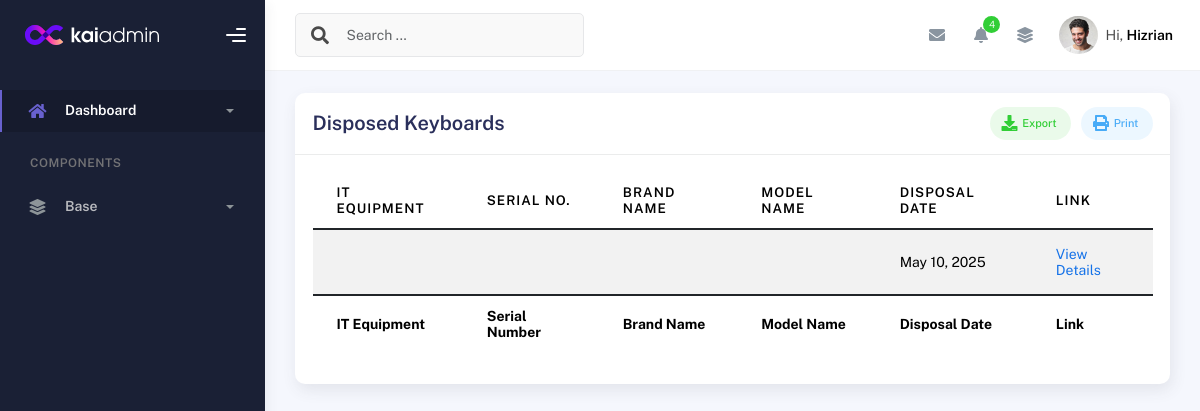
Page /disposed_keyboards/ on the earlier database version.
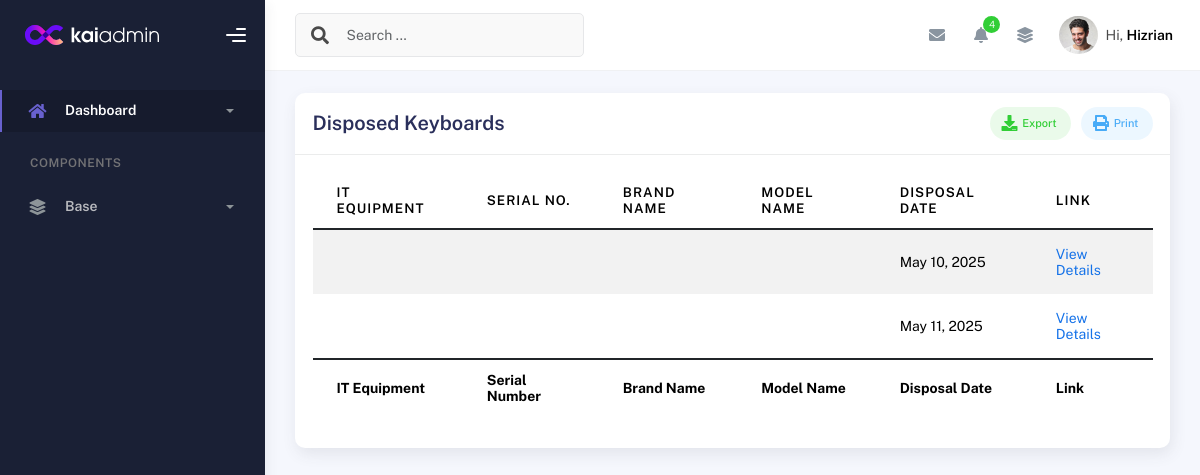
Same page on the later database version.
### inventory/models.py (models this page shows, shortened)
class DisposedKeyboard(models.Model):
    keyboard_dispose_db = models.ForeignKey(KeyboardDetails, on_delete=models.CASCADE)
    desktop_package = models.ForeignKey(Desktop_Package, related_name='keyboards_details', on_delete=models.CASCADE, null=True)
    disposed_under = models.ForeignKey(DisposedDesktopDetail, on_delete=models.CASCADE, related_name="disposed_keyboards", null=True, blank=True)
    disposal_date = models.DateField(default=timezone.now)

### inventory/views.py (the view)
# urls.py: path('disposed_keyboards/', views.disposed_keyboards, name='disposed_keyboards'),
def disposed_keyboards(request):
    disposed_keyboards = DisposedKeyboard.objects.all()
    return render(request, 'disposed_keyboards.html', {'disposed_keyboards': disposed_keyboards})

### templates/disposed_keyboards.html (shortened to what this page needs)
{% extends 'base.html' %}
{% block content %}
<div class="container">
  <div class="page-inner">
    <div class="row">
      <div class="col-md-12">
        <div class="card">
          <div class="card-header">
            <div class="card-head-row">
              <h4 class="card-title">Disposed Keyboards</h4>
              <div class="card-tools">
                <a href="#" class="btn btn-label-success btn-round btn-sm me-2">
                  Export
                </a>
                <a href="#" class="btn btn-label-info btn-round btn-sm">
                  Print
                </a>
              </div>
            </div>
          </div>
          <div class="card-body">
            <div class="table-responsive">
              <table id="disposed-keyboards-table" class="display table table-striped table-hover">
                <thead>
                  <tr>
                    <th>IT Equipment</th>
                    <th>Serial No.</th>
                    <th>Brand Name</th>
                    <th>Model Name</th>
                    <th>Disposal Date</th>
                    <th>Link</th>
                  </tr>
                </thead>
                <tfoot>
                  <tr>
                    <th>IT Equipment</th>
                    <th>Serial Number</th>
                    <th>Brand Name</th>
                    <th>Model Name</th>
                    <th>Disposal Date</th>
                    <th>Link</th>
                  </tr>
                </tfoot>
                <tbody>
                  {% for disposed_keyboard in disposed_keyboards %}
                  <tr>
                    <td>{{ disposed_keyboard.keyboard.desktop_package }}</td>
                    <td>{{ disposed_keyboard.keyboard.keyboard_sn }}</td>
                    <td>{{ disposed_keyboard.keyboard.brand }}</td>
                    <td>{{ disposed_keyboard.keyboard.model }}</td>
                    <td>{{ disposed_keyboard.disposal_date }}</td>
                    <td>
                      <a href="{% url 'desktop_detailed_view' disposed_keyboard.keyboard.desktop_package.id %}">
                        <span class="sub-item">View Details</span>
                      </a>
                    </td>
                  </tr>
                  {% endfor %}
                </tbody>
              </table>
            </div>
          </div>
        </div>
      </div>
    </div>
  </div>
</div>
{% endblock %}

### templates/base.html (shortened to what this page needs)
{% load static %}
<link href="https://stackpath.bootstrapcdn.com/bootstrap/5.1.3/css/bootstrap.min.css" rel="stylesheet">
<link href="https://cdnjs.cloudflare.com/ajax/libs/font-awesome/5.15.4/css/all.min.css" rel="stylesheet">
<!DOCTYPE html>
<html lang="en">
  <head>
    {% block head %}
    <link rel="stylesheet" href="{% static 'css/bootstrap.min.css' %}">
    <link rel="stylesheet" href="{% static 'css/plugins.min.css' %}">
    <link rel="stylesheet" href="{% static 'css/kaiadmin.min.css' %}">
    {% endblock %}
  </head>
  <body>
    {% block sidebar %}
    <div class="wrapper">
      <div class="sidebar" data-background-color="dark">
        <div class="sidebar-logo">
          <div class="logo-header" data-background-color="dark">
              <img
                src="{% static 'img/kaiadmin/logo_light.svg' %}"
                alt="navbar brand"
                class="navbar-brand"
                height="20"
              />
            <div class="nav-toggle">
              <button class="btn btn-toggle toggle-sidebar">
                <i class="gg-menu-right"></i>
              </button>
            </div>
          </div>
        </div>
        <div class="sidebar-wrapper scrollbar scrollbar-inner">
          <div class="sidebar-content">
            <ul class="nav nav-secondary">
              <li class="nav-item active">
                <a
                  data-bs-toggle="collapse"
                  href="#dashboard"
                  class="collapsed"
                  aria-expanded="false"
                >
                  <i class="fas fa-home"></i>
                  <p>Dashboard</p>
                  <span class="caret"></span>
                </a>
              </li>
              <li class="nav-section">
                <h4 class="text-section">Components</h4>
              </li>
              <li class="nav-item">
                <a data-bs-toggle="collapse" href="#base">
                  <i class="fas fa-layer-group"></i>
                  <p>Base</p>
                  <span class="caret"></span>
                </a>
              </li>
            </ul>
          </div>
        </div>
      </div>
       {% endblock %}
      {% block navbar %}
      <div class="main-panel">
        <div class="main-header">
          <nav
            class="navbar navbar-header navbar-header-transparent navbar-expand-lg border-bottom"
          >
            <div class="container-fluid">
              <nav
                class="navbar navbar-header-left navbar-expand-lg navbar-form nav-search p-0 d-none d-lg-flex"
              >
                <div class="input-group">
                  <div class="input-group-prepend">
                    <button type="submit" class="btn btn-search pe-1">
                      <i class="fa fa-search search-icon"></i>
                    </button>
                  </div>
                  <input
                    type="text"
                    placeholder="Search ..."
                    class="form-control"
                  />
                </div>
              </nav>
              <ul class="navbar-nav topbar-nav ms-md-auto align-items-center">
                <li class="nav-item topbar-icon dropdown hidden-caret">
                  <a
                    class="nav-link dropdown-toggle"
                    href="#"
                    id="messageDropdown"
                    role="button"
                    data-bs-toggle="dropdown"
                    aria-haspopup="true"
                    aria-expanded="false"
                  >
                    <i class="fa fa-envelope"></i>
                  </a>
                </li>
                <li class="nav-item topbar-icon dropdown hidden-caret">
                  <a
                    class="nav-link dropdown-toggle"
                    href="#"
                    id="notifDropdown"
                    role="button"
                    data-bs-toggle="dropdown"
                    aria-haspopup="true"
                    aria-expanded="false"
                  >
                    <i class="fa fa-bell"></i>
                    <span class="notification">4</span>
                  </a>
                </li>
                <li class="nav-item topbar-icon dropdown hidden-caret">
                  <a
                    class="nav-link"
                    data-bs-toggle="dropdown"
                    href="#"
                    aria-expanded="false"
                  >
                    <i class="fas fa-layer-group"></i>
                  </a>
                </li>
                <li class="nav-item topbar-user dropdown hidden-caret">
                  <a
                    class="dropdown-toggle profile-pic"
                    data-bs-toggle="dropdown"
                    href="#"
                    aria-expanded="false"
                  >
                    <div class="avatar-sm">
                      <img
                        src="assets/img/profile.jpg"
                        alt="..."
                        class="avatar-img rounded-circle"
                      />
                    </div>
                    <span class="profile-username">
                      <span class="op-7">Hi,</span>
                      <span class="fw-bold">Hizrian</span>
                    </span>
                  </a>
                </li>
              </ul>
            </div>
          </nav>
        </div>
 {% endblock %}
{% block content %}{% endblock %}
  </body>
</html>

Differences in the rows shown:
added DisposedKeyboard: disposal_date "May 11, 2025"
